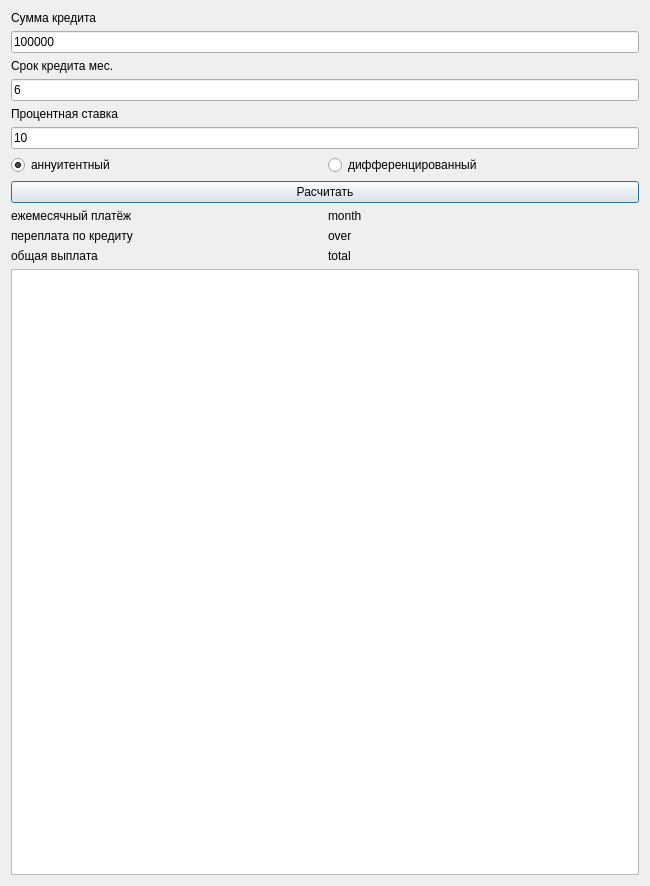
<?xml version="1.0" encoding="UTF-8"?>
<ui version="4.0">
 <class>Creditwindow</class>
 <widget class="QDialog" name="Creditwindow">
  <property name="geometry">
   <rect>
    <x>0</x>
    <y>0</y>
    <width>650</width>
    <height>886</height>
   </rect>
  </property>
  <property name="windowTitle">
   <string>Dialog</string>
  </property>
  <layout class="QVBoxLayout" name="verticalLayout_3">
   <item>
    <widget class="QLabel" name="label">
     <property name="text">
      <string>Сумма кредита</string>
     </property>
    </widget>
   </item>
   <item>
    <widget class="QLineEdit" name="credit_sum">
     <property name="text">
      <string>100000</string>
     </property>
    </widget>
   </item>
   <item>
    <widget class="QLabel" name="label_2">
     <property name="text">
      <string>Срок кредита мес.</string>
     </property>
    </widget>
   </item>
   <item>
    <widget class="QLineEdit" name="credit_period">
     <property name="text">
      <string>6</string>
     </property>
    </widget>
   </item>
   <item>
    <widget class="QLabel" name="label_3">
     <property name="text">
      <string>Процентная ставка</string>
     </property>
    </widget>
   </item>
   <item>
    <widget class="QLineEdit" name="credit_percent">
     <property name="text">
      <string>10</string>
     </property>
    </widget>
   </item>
   <item>
    <layout class="QHBoxLayout" name="horizontalLayout">
     <item>
      <widget class="QRadioButton" name="annuitent">
       <property name="text">
        <string>аннуитентный</string>
       </property>
       <property name="checked">
        <bool>true</bool>
       </property>
      </widget>
     </item>
     <item>
      <widget class="QRadioButton" name="different">
       <property name="text">
        <string>дифференцированный</string>
       </property>
      </widget>
     </item>
    </layout>
   </item>
   <item>
    <widget class="QPushButton" name="result_Button">
     <property name="text">
      <string>Расчитать</string>
     </property>
    </widget>
   </item>
   <item>
    <layout class="QHBoxLayout" name="horizontalLayout_2">
     <item>
      <layout class="QVBoxLayout" name="verticalLayout">
       <item>
        <widget class="QLabel" name="label_4">
         <property name="text">
          <string>ежемесячный платёж</string>
         </property>
        </widget>
       </item>
       <item>
        <widget class="QLabel" name="label_5">
         <property name="text">
          <string>переплата по кредиту</string>
         </property>
        </widget>
       </item>
       <item>
        <widget class="QLabel" name="label_6">
         <property name="text">
          <string>общая выплата</string>
         </property>
        </widget>
       </item>
      </layout>
     </item>
     <item>
      <layout class="QVBoxLayout" name="verticalLayout_2">
       <item>
        <widget class="QLabel" name="mounth_payment">
         <property name="text">
          <string>month</string>
         </property>
        </widget>
       </item>
       <item>
        <widget class="QLabel" name="overpayment">
         <property name="text">
          <string>over</string>
         </property>
        </widget>
       </item>
       <item>
        <widget class="QLabel" name="total_payment">
         <property name="text">
          <string>total</string>
         </property>
        </widget>
       </item>
      </layout>
     </item>
    </layout>
   </item>
   <item>
    <widget class="QTableWidget" name="tableWidget"/>
   </item>
  </layout>
 </widget>
 <resources/>
 <connections/>
</ui>
